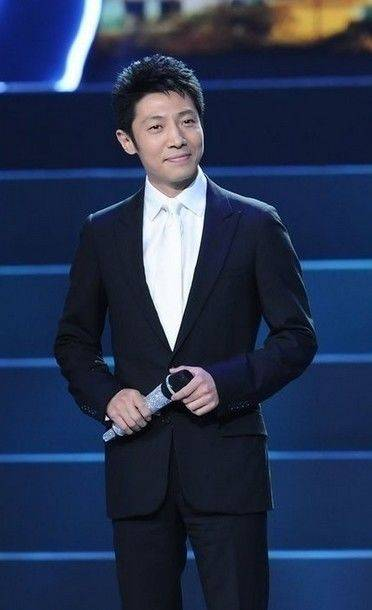
#> input picture 人脸识别考勤系统/pictures/face1.jpeg, 372 x 610 px
$ python '05人脸检测.py'
#> lines starting #> are read from the running program, lines starting #| are printed output that depends on the picture; after the words box and inside, x2 and y2 are one past the last pixel; in counts of white or black regions, pixels touching at a corner belong together
#> further down, img is the input picture: shape (610, 372, 3); mean B, G, R 79.7, 51.6, 39.1
import cv2 as cv


def face_detect_demo():
    gray = cv.cvtColor(img, cv.COLOR_BGRA2GRAY)
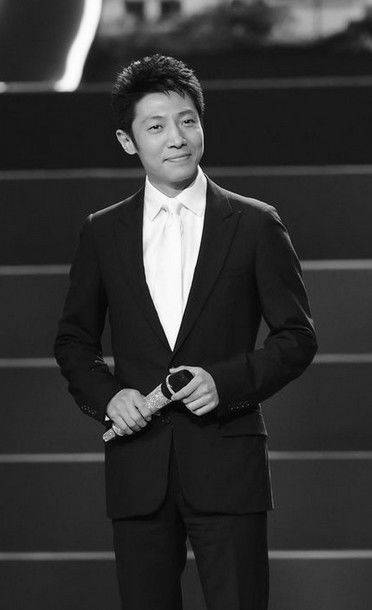
#> gray: shape (610, 372); min 0, max 255, mean 51.1
    face_detector = cv.CascadeClassifier("../../.venv/Lib/site-packages/cv2/data/haarcascade_frontalface_default.xml")
    faces = face_detector.detectMultiScale(gray)
#> faces = [[130, 91, 84, 84]]
    for x, y, h, w in faces:
        cv.rectangle(img, (x, y), (x + w, y + h), color=(0, 255, 0), thickness=2)
#> this loop made 1 pass
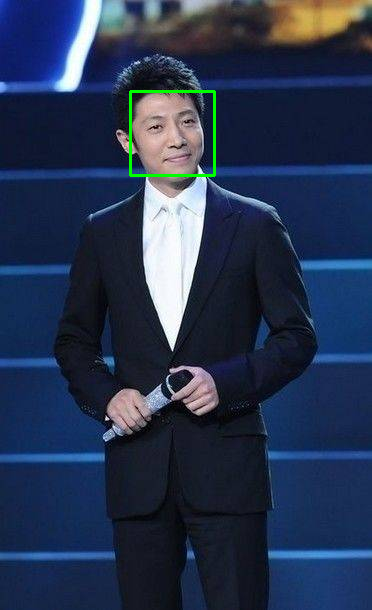
#> img: shape (610, 372, 3); 0.44% of pixels changed, all inside (x1, y1, x2, y2) = (129, 90, 216, 177)
    cv.imshow("result_img", img)


img = cv.imread("../pictures/face1.jpeg")
face_detect_demo()
cv.waitKey()
cv.destroyAllWindows()

$ run again, with 人脸识别考勤系统/pictures/AI.jpeg copied over 人脸识别考勤系统/pictures/face1.jpeg
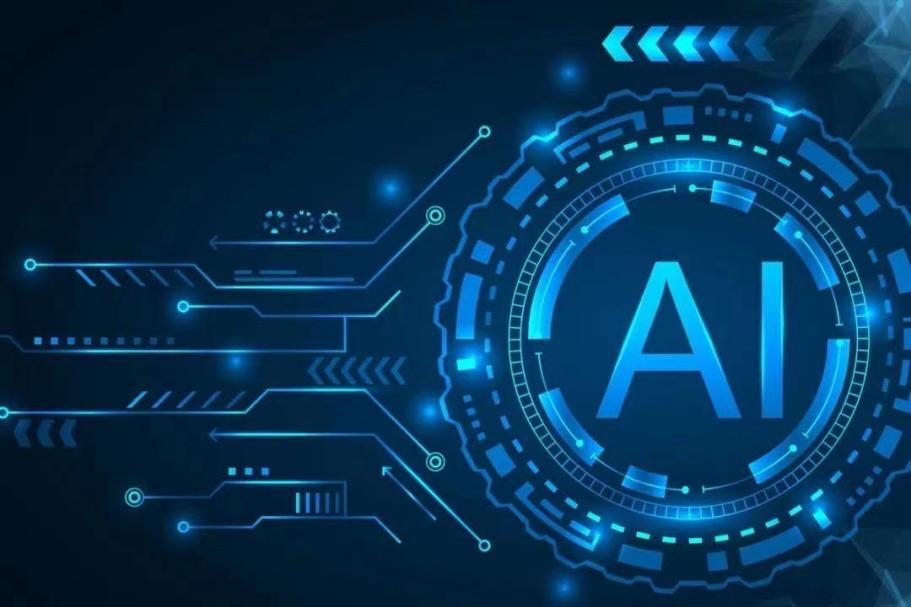
#> input picture 人脸识别考勤系统/pictures/AI.jpeg, 911 x 607 px
#> img is the input picture: shape (607, 911, 3); mean B, G, R 85.1, 51.8, 5.6
#> in face_detect_demo, `gray = cv.cvtColor(img, cv.COLOR_BGRA2GRAY)`:
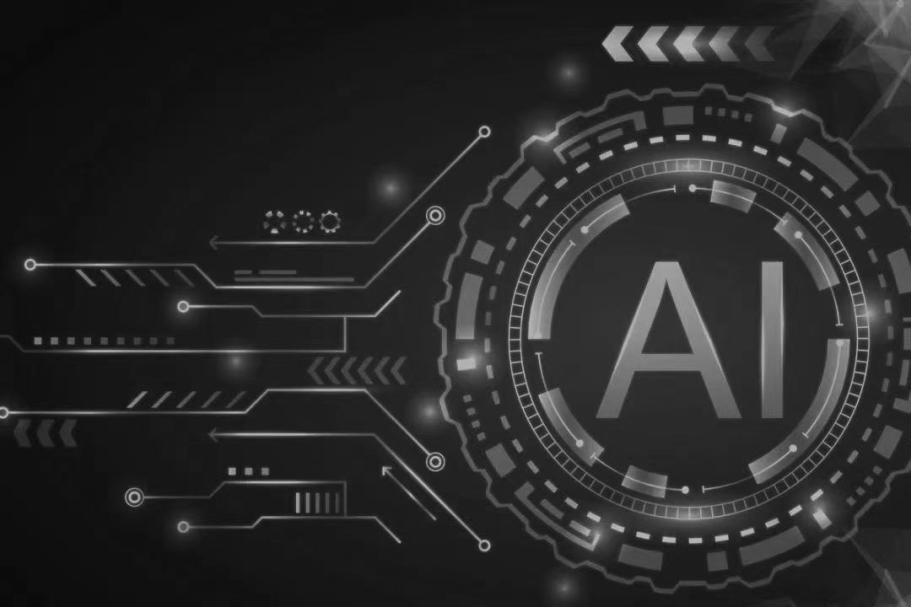
#> gray: shape (607, 911); min 10, max 195, mean 41.7
#> faces = ()
